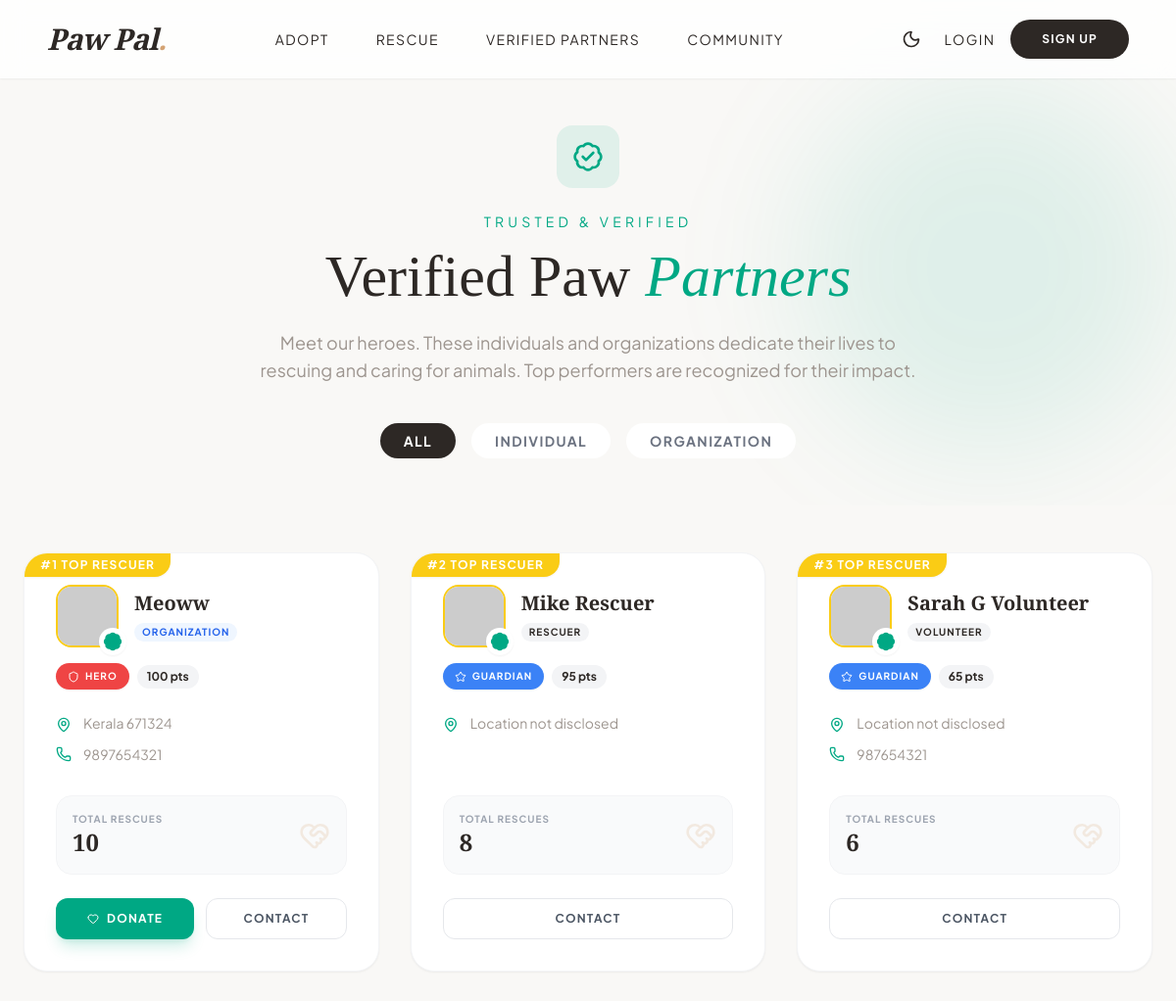
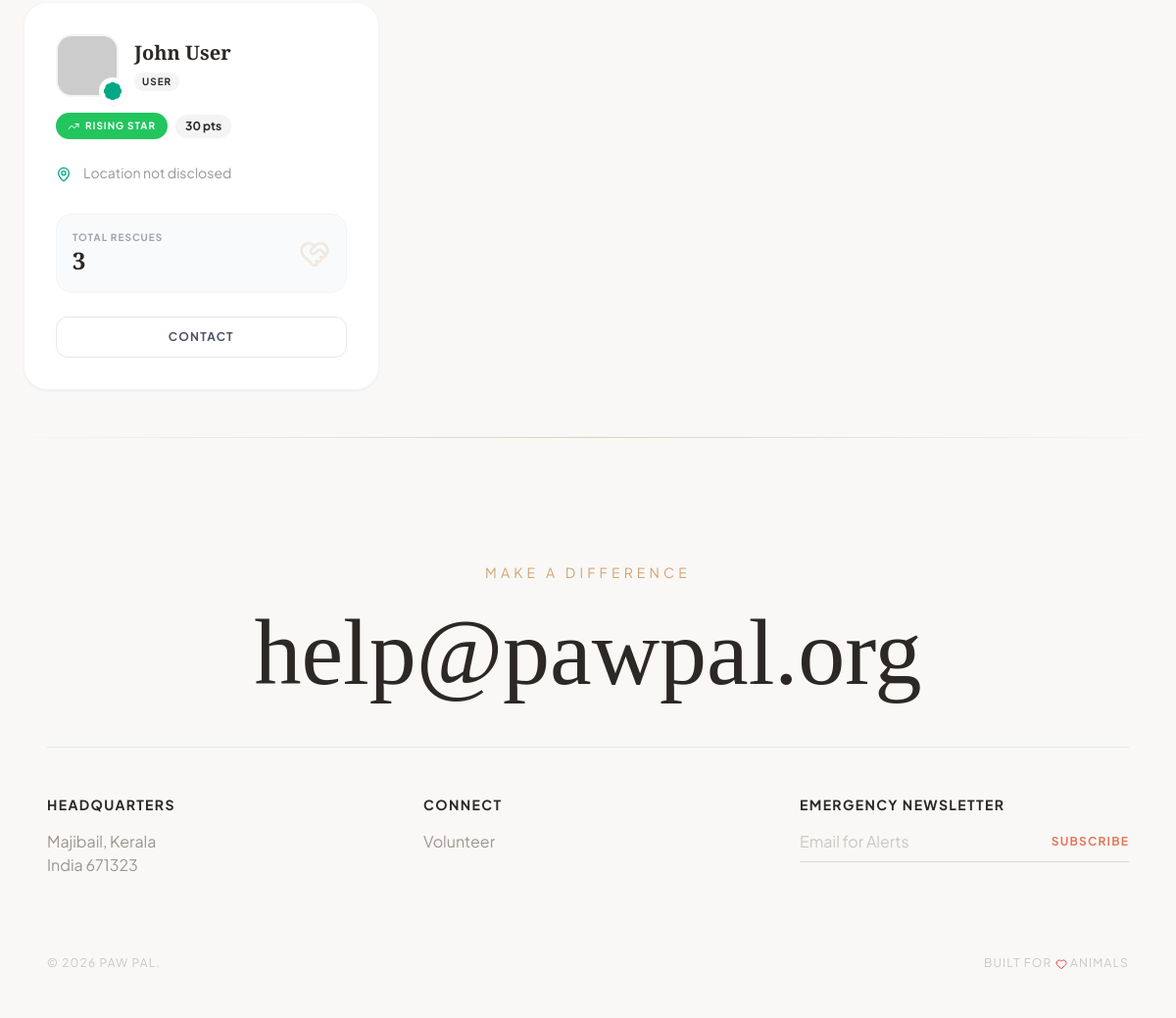
Page /centers.php on the committed database (2 pictures, top to bottom).
### tables this page shows
CREATE TABLE `users` (
  `id` int(11) NOT NULL,
  `username` varchar(50) NOT NULL,
  `email` varchar(100) NOT NULL,
  `password` varchar(255) NOT NULL,
  `phone` varchar(20) DEFAULT NULL,
  `address` text DEFAULT NULL,
  `role` enum('user','admin','volunteer','rescuer','organization') DEFAULT 'user',
  `is_verified` tinyint(1) DEFAULT 0,
  `created_at` timestamp NOT NULL DEFAULT current_timestamp(),
  `gender` varchar(20) DEFAULT NULL,
  `dob` date DEFAULT NULL,
  `profile_image` varchar(255) DEFAULT NULL,
  `lives_saved` int(11) DEFAULT 0,
  `organization_name` varchar(150) DEFAULT NULL,
  `reset_token` varchar(255) DEFAULT NULL,
  `reset_expiry` datetime DEFAULT NULL
);

### includes/pagination.php (called while the page is built, shortened)
<?php
function getPaginationData($totalItems, $perPage = 9, $currentPage = 1)
{
    $totalPages = max(1, ceil($totalItems / $perPage));
    $currentPage = max(1, min($currentPage, $totalPages));
    $offset = ($currentPage - 1) * $perPage;
    return [
        'totalPages' => $totalPages,
        'offset' => $offset,
        'currentPage' => $currentPage,
        'perPage' => $perPage,
        'totalItems' => $totalItems
    ];
}
?>

### centers.php (the view, shortened to what this page needs)
<?php
include 'config.php';
include_once 'includes/pagination.php';
$typeFilter = isset($_GET['type']) ? mysqli_real_escape_string($conn, $_GET['type']) : '';
$sql = "SELECT *,
    CASE
        WHEN role = 'organization' THEN 'Organization'
        ELSE 'Individual'
    END AS effective_type
    FROM users WHERE is_verified = 1 AND role != 'admin'";
$sql .= " ORDER BY lives_saved DESC";
$countSql2 = "SELECT COUNT(*) as total FROM users WHERE is_verified = 1 AND role != 'admin'";
$totalItems = $conn->query($countSql2)->fetch_assoc()['total'];
$currentPage = isset($_GET['page']) ? (int) $_GET['page'] : 1;
$pagination = getPaginationData($totalItems, 9, $currentPage);
$sql .= " LIMIT {$pagination['perPage']} OFFSET {$pagination['offset']}";
$centers = $conn->query($sql);
function calculatePawScore($conn, $userId, $livesSaved)
{
    $score = 0;
    $score += $livesSaved * 10;
    $rescuesDone = $conn->query("SELECT COUNT(*) as cnt FROM rescue_reports WHERE assigned_to = $userId AND status IN ('Rescued','Closed')");
    if ($rescuesDone) {
        $row = $rescuesDone->fetch_assoc();
        $score += ($row['cnt'] ?? 0) * 15;
    }
    $reportsFiled = $conn->query("SELECT COUNT(*) as cnt FROM rescue_reports WHERE reporter_id = $userId");
    if ($reportsFiled) {
        $row = $reportsFiled->fetch_assoc();
        $score += ($row['cnt'] ?? 0) * 5;
    }
    $petsListed = $conn->query("SELECT COUNT(*) as cnt FROM pets WHERE added_by = $userId");
    if ($petsListed) {
        $row = $petsListed->fetch_assoc();
        $score += ($row['cnt'] ?? 0) * 5;
    }
    $blogs = $conn->query("SELECT COUNT(*) as cnt FROM blogs WHERE author_id = $userId AND status='approved'");
    if ($blogs) {
        $row = $blogs->fetch_assoc();
        $score += ($row['cnt'] ?? 0) * 3;
    }
    return $score;
}
function getBadgeInfo($score)
{
    if ($score >= 100)
        return ['title' => 'Hero', 'color' => 'bg-red-500 text-white', 'icon' => 'shield'];
    if ($score >= 50)
        return ['title' => 'Guardian', 'color' => 'bg-blue-500 text-white', 'icon' => 'star'];
    if ($score >= 20)
        return ['title' => 'Rising Star', 'color' => 'bg-green-500 text-white', 'icon' => 'trending-up'];
    return ['title' => 'Newcomer', 'color' => 'bg-gray-400 text-white', 'icon' => 'sparkles'];
}
include 'includes/header.php';
?>
<section class="pt-32 pb-12 px-6 relative overflow-hidden bg-paw-bg/30">
    <div class="absolute top-20 right-0 w-96 h-96 bg-paw-verified/10 rounded-full blur-3xl"></div>
    <div class="max-w-4xl mx-auto text-center relative z-10">
        <div class="w-16 h-16 bg-paw-verified/10 rounded-2xl flex items-center justify-center mx-auto mb-6">
            <i data-lucide="badge-check" class="w-8 h-8 text-paw-verified"></i>
        </div>
        <p class="text-sm uppercase tracking-[0.3em] text-paw-verified mb-4">Trusted & Verified</p>
        <h1 class="font-serif text-5xl md:text-6xl text-paw-dark mb-6">
            Verified Paw <span class="italic text-paw-verified">Partners</span>
        </h1>
        <p class="text-paw-gray text-lg max-w-2xl mx-auto mb-10">
            Meet our heroes. These individuals and organizations dedicate their lives to rescuing and caring for
            animals.
            Top performers are recognized for their impact.
        </p>
        <div class="flex flex-wrap justify-center gap-4">
            <a href="centers.php"
                class="px-6 py-2 rounded-full text-sm font-bold uppercase tracking-widest transition-all <?php echo empty($typeFilter) ? 'bg-paw-dark text-white' : 'bg-white text-gray-500 hover:bg-gray-100'; ?>">
                All
            </a>
            <a href="centers.php?type=Individual"
                class="px-6 py-2 rounded-full text-sm font-bold uppercase tracking-widest transition-all <?php echo $typeFilter === 'Individual' ? 'bg-paw-dark text-white' : 'bg-white text-gray-500 hover:bg-gray-100'; ?>">
                Individual
            </a>
            <a href="centers.php?type=Organization"
                class="px-6 py-2 rounded-full text-sm font-bold uppercase tracking-widest transition-all <?php echo $typeFilter === 'Organization' ? 'bg-paw-dark text-white' : 'bg-white text-gray-500 hover:bg-gray-100'; ?>">
                Organization
            </a>
        </div>
    </div>
</section>
<section class="py-12 px-6">
    <div class="max-w-7xl mx-auto">
        <div class="grid md:grid-cols-2 lg:grid-cols-3 gap-8">
            <?php
            $rank = $pagination['offset'] + 1;
            while ($center = $centers->fetch_assoc()):
                $isTop3 = $rank <= 3;
                $pawScore = calculatePawScore($conn, $center['id'], $center['lives_saved']);
                $badge = getBadgeInfo($pawScore);
                $displayName = !empty($center['organization_name']) ? $center['organization_name'] : $center['username'];
                $effectiveType = $center['effective_type'] ?? 'Individual';
                $userRole = !empty($center['role']) ? ucfirst($center['role']) : 'Member';
                ?>
                <div
                    class="bg-white rounded-3xl p-8 shadow-sm hover:shadow-xl transition-all duration-300 border border-gray-100 relative overflow-hidden group flex flex-col">
                    <?php if ($isTop3): ?>
                        <div
                            class="absolute top-0 left-0 bg-yellow-400 text-white px-4 py-1 rounded-br-2xl text-xs font-bold uppercase tracking-widest shadow-sm z-20">
                            #<?php echo $rank; ?> Top Rescuer
                        </div>
                    <?php endif; ?>
                    <div class="relative z-10 flex-1">
                        <div class="flex items-center gap-4 mb-4">
                            <div class="relative w-16 h-16 flex-shrink-0">
                                <img src="<?php
                                $imgSrc = 'https://api.dicebear.com/9.x/toon-head/svg?seed=' . urlencode($center['username']);
                                if (!empty($center['profile_image'])) {
                                    if (strpos($center['profile_image'], 'http') === 0) {
                                        $imgSrc = $center['profile_image'];
                                    } else {
                                        if (file_exists('uploads/users/' . $center['profile_image'])) {
                                            $imgSrc = 'uploads/users/' . rawurlencode($center['profile_image']);
                                        }
                                    }
                                }
                                echo $imgSrc;
                                ?>"
                                    class="w-full h-full object-cover rounded-2xl border-2 <?php echo $isTop3 ? 'border-yellow-400' : 'border-gray-100'; ?>">
                                <div class="absolute -bottom-2 -right-2 bg-white rounded-full p-1 shadow-sm">
                                    <i data-lucide="badge-check" class="w-5 h-5 text-paw-verified fill-current"></i>
                                </div>
                            </div>
                            <div>
                                <h3 class="font-serif text-xl font-bold leading-tight text-paw-dark">
                                    <?php echo htmlspecialchars($displayName); ?>
                                </h3>
                                <div class="flex flex-col gap-1 mt-1">
                                    <div class="flex items-center gap-2 mt-1">
                                        <?php if ($effectiveType === 'Organization'): ?>
                                            <span
                                                class="text-[10px] uppercase tracking-widest font-bold px-2 py-0.5 rounded-full bg-blue-50 text-blue-600">
                                                Organization
                                            </span>
                                        <?php else: ?>
                                            <span
                                                class="text-[10px] uppercase tracking-widest font-bold px-2 py-0.5 rounded-full bg-gray-100 text-paw-dark">
                                                <?php echo $userRole; ?>
                                            </span>
                                        <?php endif; ?>
                                    </div>
                                </div>
                            </div>
                        </div>
                        <div class="flex items-center gap-2 mb-6">
                            <span
                                class="inline-flex items-center gap-1.5 px-3 py-1.5 rounded-full text-[10px] font-bold uppercase tracking-widest <?php echo $badge['color']; ?> shadow-sm">
                                <i data-lucide="<?php echo $badge['icon']; ?>" class="w-3 h-3"></i>
                                <?php echo $badge['title']; ?>
                            </span>
                            <span class="text-xs font-bold text-paw-dark bg-gray-100 px-2.5 py-1 rounded-full">
                                <?php echo $pawScore; ?> pts
                            </span>
                        </div>
                        <div class="space-y-3 mb-8">
                            <div class="flex items-start gap-3 text-paw-gray">
                                <i data-lucide="map-pin" class="w-4 h-4 flex-shrink-0 mt-1 text-paw-verified"></i>
                                <span class="text-sm">
                                    <?php echo htmlspecialchars($center['address'] ?? 'Location not disclosed'); ?>
                                </span>
                            </div>
                            <?php if (!empty($center['phone'])): ?>
                                <div class="flex items-center gap-3 text-paw-gray">
                                    <i data-lucide="phone" class="w-4 h-4 flex-shrink-0 text-paw-verified"></i>
                                    <span class="text-sm">
                                        <?php echo htmlspecialchars($center['phone']); ?>
                                    </span>
                                </div>
                            <?php endif; ?>
                        </div>
                    </div>
                    <div class="bg-gray-50 rounded-2xl p-4 mb-6 border border-gray-100 flex items-center justify-between">
                        <div>
                            <p class="text-[10px] font-bold uppercase tracking-widest text-gray-400">Total Rescues</p>
                            <p class="font-serif text-2xl font-bold text-paw-dark"><?php echo $center['lives_saved']; ?></p>
                        </div>
                        <i data-lucide="heart-handshake" class="w-8 h-8 text-paw-accent/20"></i>
                    </div>
                    <div class="flex gap-3 mt-auto">
                        <?php if ($effectiveType === 'Organization'): ?>
                            <a href="donate.php?id=<?php echo $center['id']; ?>"
                                class="flex-1 py-3 bg-paw-verified text-white rounded-xl text-xs uppercase tracking-widest font-bold hover:bg-paw-dark transition-colors text-center shadow-lg shadow-paw-verified/20 flex items-center justify-center gap-2">
                                <i data-lucide="heart" class="w-3 h-3"></i> Donate
                            </a>
                        <?php endif; ?>
                        <a href="mailto:<?php echo $center['email']; ?>"
                            class="flex-1 py-3 border border-gray-200 text-gray-600 rounded-xl text-xs uppercase tracking-widest font-bold hover:bg-gray-50 transition-colors text-center">
                            Contact
                        </a>
                    </div>
                </div>
                <?php
                $rank++;
            endwhile;
            ?>
        </div>
    </div>
</section>
<?php include 'includes/footer.php'; ?>

### rows in the picture
users: organization_name "Meoww", shows "ORGANIZATION", title "HERO", pawScore "100", address "Kerala 671324", phone "9897654321", lives_saved "10"
users: username "Mike Rescuer", role "RESCUER", title "GUARDIAN", pawScore "95", address "Location not disclosed", lives_saved "8"
users: username "Sarah G Volunteer", role "VOLUNTEER", title "GUARDIAN", pawScore "65", address "Location not disclosed", phone "987654321", lives_saved "6"
users: username "John User", role "USER", title "RISING STAR", pawScore "30", address "Location not disclosed", lives_saved "3"
